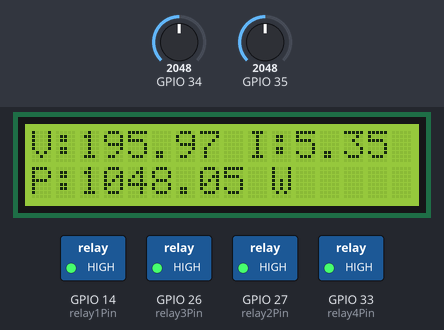
The sketch below on a simulated ESP32. Parts: 16×2 character LCD, switched loads named in the sketch (green lamp = pin HIGH). The inputs (shaded band) are chosen by the test bench; at power-on: GPIO 34 = 2048, GPIO 35 = 2048. WiFi joins after 1.5 s; servers stay silent unless stated; what the sketch prints to the serial monitor is not drawn.

Above: at 5.3 s.
5.4 s: GPIO 34 set to 1086
At 7.3 s:
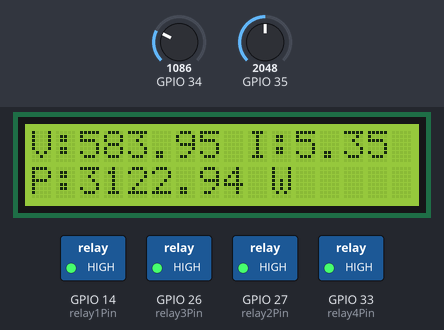
7.6 s: GPIO 34 set to 1004
At 8.6 s:
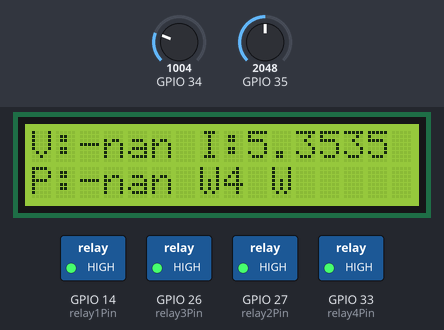
9.3 s: GPIO 35 set to 1150
At 10.7 s:
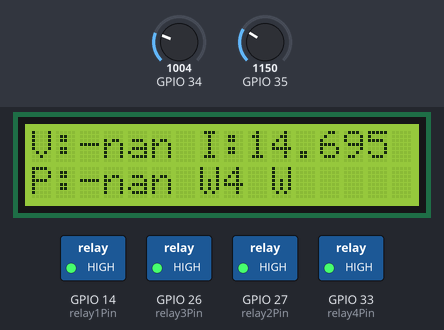
11.0 s: GPIO 35 set to 1035
At 11.7 s:
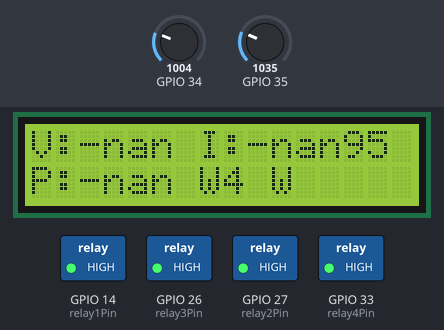
12.7 s: GPIO 34 set to 1228
At 14.9 s:
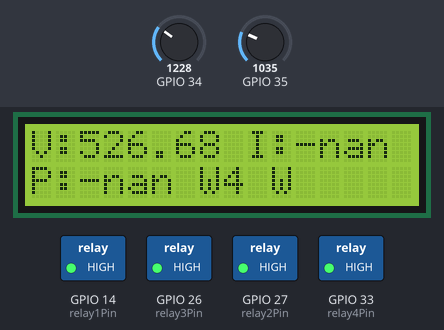
15.2 s: GPIO 34 set to 160
At 16.0 s:
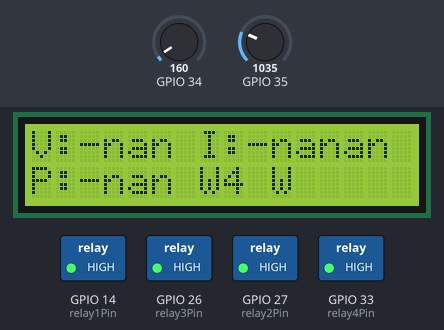
Timing chart, 0 to 18.2 s (numbered marks = the images above; inputs shaded):
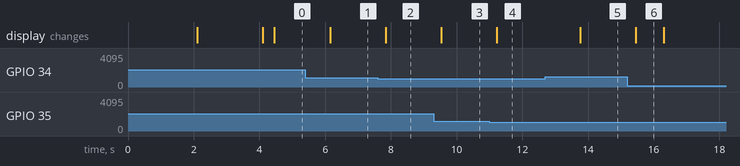

The sketch:

esp32.ino
```cpp
#include <Wire.h>
#include <LiquidCrystal_I2C.h>
#include <driver/adc.h>
#include <WiFi.h>
#include <HTTPClient.h>
#include <ArduinoJson.h>

// WiFi credentials - THEY NEED TO UPDATE THESE
const char* ssid = "YOUR_WIFI_SSID";
const char* password = "YOUR_WIFI_PASSWORD";

// API endpoint - UPDATE AFTER DEPLOYMENT
const char* apiURL = "https://your-api-url.railway.app/data";

// Define ADC channels for voltage and current
const adc1_channel_t voltageChannel = ADC1_CHANNEL_6;  // GPIO34
const adc1_channel_t currentChannel = ADC1_CHANNEL_7;  // GPIO35

// Define relay control pins
const int relay1Pin = GPIO_NUM_14;
const int relay2Pin = GPIO_NUM_27;
const int relay3Pin = GPIO_NUM_26;
const int relay4Pin = GPIO_NUM_33;

// LCD configuration
const int LCD_I2C_ADDRESS = 0x27;
const int LCD_COLS = 16;
const int LCD_ROWS = 2;
LiquidCrystal_I2C lcd(LCD_I2C_ADDRESS, LCD_COLS, LCD_ROWS);

// Calibration constants
const float zero_point_ADC_voltage = 2524.576;
const float voltage_calibration_factor = 0.4033;
const float zero_current_ADC_offset = 2543.270;
const float current_calibration_factor = 0.0104;

const int numSamples = 1000;
const int sampleDelayUs = 50;
const adc_atten_t ADC_ATTEN = ADC_ATTEN_DB_11;

// Timing for API calls
unsigned long lastAPICall = 0;
const unsigned long API_INTERVAL = 30000; // Send data every 30 seconds

void setup() {
  Serial.begin(115200);
  Wire.begin(21, 22);
  lcd.begin();
  lcd.backlight();
  lcd.clear();

  // Configure ADC
  adc1_config_width(ADC_WIDTH_BIT_12);
  adc1_config_channel_atten(voltageChannel, ADC_ATTEN);
  adc1_config_channel_atten(currentChannel, ADC_ATTEN);

  // Configure relay pins
  pinMode(relay1Pin, OUTPUT);
  pinMode(relay2Pin, OUTPUT);
  pinMode(relay3Pin, OUTPUT);
  pinMode(relay4Pin, OUTPUT);

  // Turn off all relays
  digitalWrite(relay1Pin, HIGH);
  digitalWrite(relay2Pin, HIGH);
  digitalWrite(relay3Pin, HIGH);
  digitalWrite(relay4Pin, HIGH);

  // Connect to WiFi
  connectToWiFi();
}

void loop() {
  // Measure voltage and current (keep existing logic)
  float actual_rms_voltage = measureVoltage();
  float actual_rms_current = measureCurrent();
  float power = actual_rms_voltage * actual_rms_current;

  // Display on LCD (keep existing logic)
  updateLCD(actual_rms_voltage, actual_rms_current, power);

  // Send to API every 30 seconds
  if (millis() - lastAPICall >= API_INTERVAL) {
    sendDataToAPI(actual_rms_voltage, actual_rms_current);
    lastAPICall = millis();
  }

  delay(500);
}

void connectToWiFi() {
  WiFi.begin(ssid, password);
  lcd.setCursor(0, 0);
  lcd.print("Connecting WiFi");

  while (WiFi.status() != WL_CONNECTED) {
    delay(1000);
    Serial.print(".");
  }

  Serial.println("\nWiFi connected!");
  Serial.print("IP address: ");
  Serial.println(WiFi.localIP());

  lcd.clear();
  lcd.setCursor(0, 0);
  lcd.print("WiFi Connected");
  delay(2000);
  lcd.clear();
}

void sendDataToAPI(float voltage, float current) {
  if (WiFi.status() == WL_CONNECTED) {
    HTTPClient http;
    http.begin(apiURL);
    http.addHeader("Content-Type", "application/json");

    // Create JSON payload
    StaticJsonDocument<200> doc;
    doc["voltage"] = voltage;
    doc["current"] = current;

    String jsonString;
    serializeJson(doc, jsonString);

    // Send POST request
    int httpResponseCode = http.POST(jsonString);

    if (httpResponseCode > 0) {
      String response = http.getString();
      Serial.println("API Response: " + response);
    } else {
      Serial.print("Error sending data: ");
      Serial.println(httpResponseCode);
    }

    http.end();
  } else {
    Serial.println("WiFi not connected");
  }
}

float measureVoltage() {
  long sumOfSquaresVoltage = 0;
  for (int i = 0; i < numSamples; i++) {
    int rawValue = adc1_get_raw(voltageChannel);
    int centeredValue = rawValue - zero_point_ADC_voltage;
    sumOfSquaresVoltage += (long)centeredValue * centeredValue;
    delayMicroseconds(sampleDelayUs);
  }

  float rms_analog_voltage = sqrt((float)sumOfSquaresVoltage / numSamples);
  float actual_rms_voltage = rms_analog_voltage * voltage_calibration_factor;

  // Apply adjustments
  if (actual_rms_voltage < 10) {
    actual_rms_voltage -= 5.0;
  } else {
    actual_rms_voltage += 4.0;
  }

  return actual_rms_voltage;
}

float measureCurrent() {
  long sumOfSquaresCurrent = 0;
  for (int i = 0; i < numSamples; i++) {
    int rawValue = adc1_get_raw(currentChannel);
    int centeredValue = rawValue - zero_current_ADC_offset;
    sumOfSquaresCurrent += (long)centeredValue * centeredValue;
    delayMicroseconds(sampleDelayUs);
  }

  float rms_analog_current = sqrt((float)sumOfSquaresCurrent / numSamples);
  float actual_rms_current = rms_analog_current * current_calibration_factor;

  // Apply adjustments
  if (actual_rms_current < 0.1) {
    actual_rms_current -= 0.09;
  } else {
    actual_rms_current += 0.2;
  }

  return actual_rms_current;
}

void updateLCD(float voltage, float current, float power) {
  lcd.setCursor(0, 0);
  lcd.printf("V:%.2f I:%.2f", voltage, current);

  lcd.setCursor(0, 1);
  lcd.printf("P:%.2f W", power);

  Serial.print("Voltage: ");
  Serial.print(voltage, 2);
  Serial.print(" V, Current: ");
  Serial.print(current, 2);
  Serial.print(" A, Power: ");
  Serial.print(power, 2);
  Serial.println(" W");
}

void processCommand(String cmd) {
  cmd.toUpperCase();
  if (cmd == "ON1") digitalWrite(relay1Pin, LOW);
  else if (cmd == "OFF1") digitalWrite(relay1Pin, HIGH);
  else if (cmd == "ON2") digitalWrite(relay2Pin, LOW);
  else if (cmd == "OFF2") digitalWrite(relay2Pin, HIGH);
  else if (cmd == "ON3") digitalWrite(relay3Pin, LOW);
  else if (cmd == "OFF3") digitalWrite(relay3Pin, HIGH);
  else if (cmd == "ON4") digitalWrite(relay4Pin, LOW);
  else if (cmd == "OFF4") digitalWrite(relay4Pin, HIGH);
  else Serial.println("Invalid Command. Use ON1-OFF4.");
}
```

Measured:
- the behaviour switches between 1059 and 1058 on GPIO 34 (found by bisection; images 1 and 2)
- the behaviour switches between 1078 and 1077 on GPIO 35 (found by bisection; images 3 and 4)
- after the input at 5.4 s, the display: changes after 0.75 s (image 1)
- after the input at 7.6 s, the display: changes after 0.25 s (image 2)
- after the input at 9.3 s, the display: changes after 0.24 s (image 3)
- after the input at 11.0 s, the display: changes after 0.23 s (image 4)
- after the input at 12.7 s, the display: changes after 1.1 s (image 5)
- after the input at 15.2 s, the display: changes after 0.26 s (image 6)
